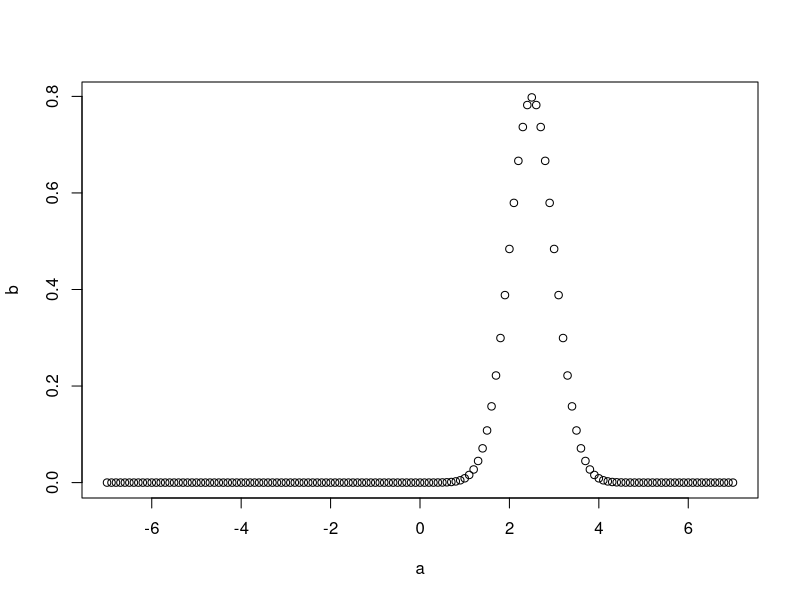
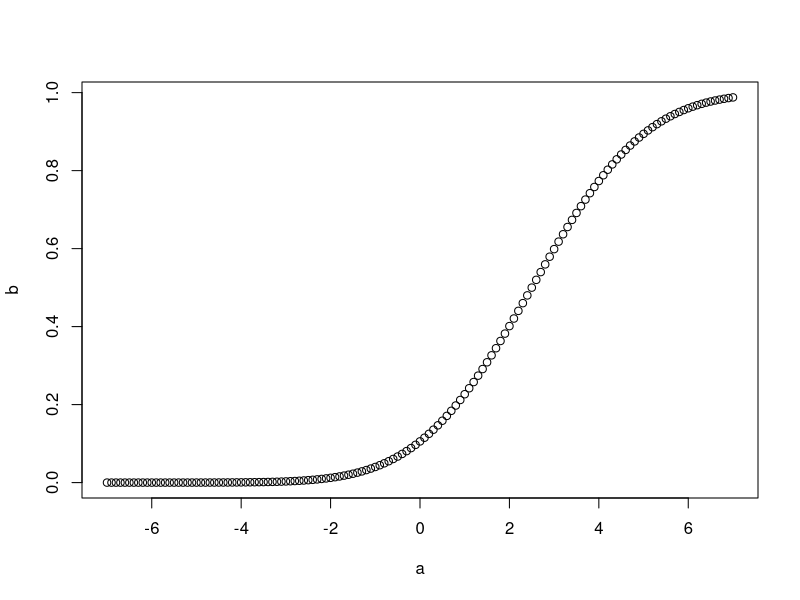

R code for these plots, in order: (Note: this script raises an error after producing the figures.)
#dnorm
a<-seq(-7,7,by=0.1)
b<-dnorm(a,mean=2.5,sd=0.5)
png(file="dnorm.png")
plot(a,b)
dev.off()

#pnorm
a<seq(-7,7,by=0.2)
b<-pnorm(a,mean = 2.5,sd=2)
png(file="pnorm.png")
plot(a,b)
dev.off()

#qnorm
a<-seq(1,2,by=0.02)
qnorm(0.95, mean=0, sd=1)
png(file="qnorm.png")
plot(a,b)
dev.off()

#rnorm
y<-rnorm(40)
png(file="rnorm.png")
hist(y,main="Normal Distribution")
dev.off()

